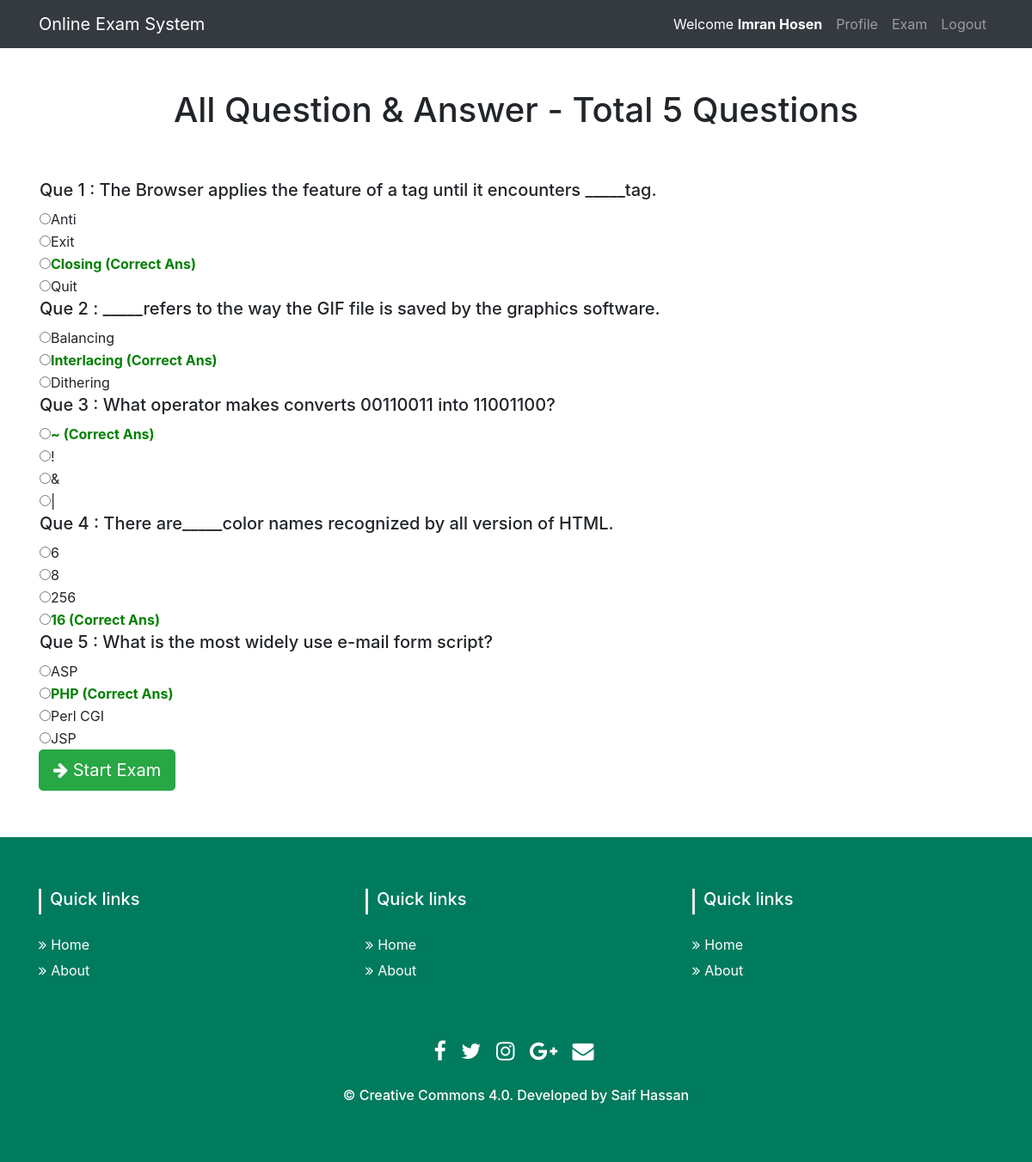
Screenshot of /viewans.php (signed in) with the database file from the repository.
### tables this page shows
CREATE TABLE IF NOT EXISTS `tbl_ques` (
  `id` int(11) NOT NULL AUTO_INCREMENT,
  `quesNo` int(11) NOT NULL,
  `ques` text NOT NULL,
  PRIMARY KEY (`id`)
);

CREATE TABLE IF NOT EXISTS `tbl_ans` (
  `id` int(11) NOT NULL AUTO_INCREMENT,
  `quesNo` int(11) NOT NULL,
  `rightAns` int(11) NOT NULL DEFAULT '0',
  `ans` text NOT NULL,
  PRIMARY KEY (`id`)
);

### lib/Session.php (called while the page is built, shortened)
<?php
class Session{
	 public static function get($key){
	 	if (isset($_SESSION[$key])) {
	 		return $_SESSION[$key];
	 	} else {
	 		return false;
	 	}
	 }
}
?>

### classes/Exam.php (called while the page is built, shortened)
<?php
$filepath = realpath(dirname(__FILE__));
include_once ($filepath.'/../lib/Database.php');
class Exam{
	private $db;
	public function __construct(){
		$this->db = new Database();
	}
 public function getqueData(){
   $query = "SELECT * FROM tbl_ques ORDER BY quesNo ASC";
   $result = $this->db->select($query);
   return $result;
 }
 public function getTotalRows(){
   $query     = "SELECT * FROM tbl_ques";
   $getResult = $this->db->select($query);
   $total     = $getResult->num_rows;
   return $total;
 }
 public function getAnswer($quesnumber){
   $query = "SELECT * FROM tbl_ans WHERE quesNo = '$quesnumber'";
   $result = $this->db->select($query);
   return $result;
 }
}
?>

### lib/Database.php (called while the page is built, shortened)
<?php
Class Database{
	public $host   = DB_HOST;
	public $user   = DB_USER;
	public $pass   = DB_PASS;
	public $dbname = DB_NAME;
	public $link;
	private function connectDB(){
	$this->link = new mysqli($this->host, $this->user, $this->pass, $this->dbname);
 }
	public function select($query){
		$result = $this->link->query($query) or die($this->link->error.__LINE__);
		if($result->num_rows > 0){
			return $result;
		} else {
			return false;
		}
	}
}

### viewans.php (the view, shortened to what this page needs)
<?php include 'inc/header.php'; ?>
<?php
$total    = $exam->getTotalRows();
?>
<div class="container">
        <div class="row">
            <div class="col-lg-12 text-center">
                <h1 class="mt-5">All Question & Answer - Total <?php echo $total; ?> Questions</h1>
                <br/>
                <br/></div>
                <div class="col-lg-12">
                <table>
                    <?php
                    $getQues = $exam->getqueData();
                    if ($getQues) {
                        while ($question = $getQues->fetch_assoc()) {
                            ?>
                            <tr>
                                <td colspan="2">
                                    <h5>Que <?php echo $question['quesNo']." : ".$question['ques']; ?></h5>
                                </td>
                            </tr>
                            <?php
                            $quesnumber = $question['quesNo'];
                            $answer = $exam->getAnswer($quesnumber);
                            if ($answer) {
                                while ($result = $answer->fetch_assoc()) {
                                    ?>
                                    <tr>
                                        <td>
                                            <input type="radio" /><?php
                                            if ($result['rightAns'] == '1') {
                                                echo "<span style='color:green;font-weight: bold;'>".$result['ans']." (Correct Ans)</span>";
                                            }else{
                                                echo $result['ans'];
                                            }
                                            ?>
                                        </td>
                                    </tr>
                                <?php } } ?>
                        <?php } } ?>
                </table>
                <a href="starttest.php" class="btn btn-success btn-lg">
                    <span class="fa fa-arrow-right"></span> Start Exam
                </a>
                <br/>
                <br/>
                </div>
            </div>
        </div>
<?php include 'inc/footer.php'; ?>

### inc/header.php (shortened to what this page needs)
<?php
$filepath = realpath(dirname(__FILE__));
include_once ($filepath.'/../lib/Session.php');
include_once ($filepath.'/../lib/Database.php');
$exam = new Exam();
?>
<!doctype html>
<html>
<head>
	<link href="vendor/bootstrap/css/bootstrap.min.css" rel="stylesheet">
    <link rel="stylesheet" href="css/footer.css">
    <link rel="stylesheet" href="css/main.css">
</head>
<body>
<nav class="navbar navbar-expand-lg navbar-dark bg-dark static-top">
      <div class="container">
        <a class="navbar-brand" href="/exam">Online Exam System</a>
        <div class="collapse navbar-collapse" id="navbarResponsive">
          <ul class="navbar-nav ml-auto">
			<?php
                $login = Session::get("login");
                if ($login == true) {
			?>
			<li class="nav-item active">
              <a class="nav-link" href="#">Welcome
                <span class="sr-only">(current)</span><strong><?php echo Session::get("name"); ?></strong>
              </a>
            </li>
			<li class="nav-item">
              <a class="nav-link" href="profile.php">Profile</a>
            </li>
			<li class="nav-item">
              <a class="nav-link" href="exam.php">Exam</a>
            </li>
			<li class="nav-item">
              <a class="nav-link" href="?action=logout">Logout</a>
            </li>
             <?php } else{ ?>
			<li class="nav-item"><a class="nav-link" href="index.php">Login</a></li>
			<li class="nav-item"><a class="nav-link" href="register.php">Register</a></li>
            <li class="nav-item"><a class="nav-link" href="admin/">Admin</a></li>
			<?php } ?>
		</ul>
        </div>
      </div>
    </nav>

### inc/footer.php (shortened to what this page needs)
</body>
	<section id="footer">
		<div class="container">
			<div class="row text-center text-xs-center text-sm-left text-md-left">
				<div class="col-xs-12 col-sm-4 col-md-4">
					<h5>Quick links</h5>
					<ul class="list-unstyled quick-links">
						<li><a href="javascript:void();"><i class="fa fa-angle-double-right"></i>Home</a></li>
						<li><a href="javascript:void();"><i class="fa fa-angle-double-right"></i>About</a></li>
					</ul>
				</div>
				<div class="col-xs-12 col-sm-4 col-md-4">
					<h5>Quick links</h5>
					<ul class="list-unstyled quick-links">
						<li><a href="javascript:void();"><i class="fa fa-angle-double-right"></i>Home</a></li>
						<li><a href="javascript:void();"><i class="fa fa-angle-double-right"></i>About</a></li>
					</ul>
				</div>
				<div class="col-xs-12 col-sm-4 col-md-4">
					<h5>Quick links</h5>
					<ul class="list-unstyled quick-links">
						<li><a href="javascript:void();"><i class="fa fa-angle-double-right"></i>Home</a></li>
						<li><a href="javascript:void();"><i class="fa fa-angle-double-right"></i>About</a></li>
					</ul>
				</div>
			</div>
			<div class="row">
				<div class="col-xs-12 col-sm-12 col-md-12 mt-2 mt-sm-5">
					<ul class="list-unstyled list-inline social text-center">
						<li class="list-inline-item"><a href="javascript:void();"><i class="fa fa-facebook"></i></a></li>
						<li class="list-inline-item"><a href="javascript:void();"><i class="fa fa-twitter"></i></a></li>
						<li class="list-inline-item"><a href="javascript:void();"><i class="fa fa-instagram"></i></a></li>
						<li class="list-inline-item"><a href="javascript:void();"><i class="fa fa-google-plus"></i></a></li>
						<li class="list-inline-item"><a href="javascript:void();" target="_blank"><i class="fa fa-envelope"></i></a></li>
					</ul>
				</div>
			</div>
			<div class="row">
				<div class="col-xs-12 col-sm-12 col-md-12 mt-2 mt-sm-2 text-center text-white">
                    <p class="h6">&copy <a href="https://creativecommons.org/licenses/by/4.0/">Creative Commons 4.0</a>. Developed by <a href="https://facebook.com/saiftheboss7">Saif Hassan</a></p>
				</div>
			</div>
		</div>
	</section>

### css/footer.css (style rules this page uses)
section { padding: 60px 0; margin-top:30px; }
#footer { background: #007b5e !important; }
#footer h5 { padding-left: 10px; border-left: 3px solid #eeeeee; padding-bottom: 6px; margin-bottom: 20px; color:#ffffff; }
#footer a { color: #ffffff; text-decoration: none !important; background-color: transparent; -webkit-text-decoration-skip: objects; }
#footer ul.social li { padding: 3px 0; }
#footer ul.social li a i { margin-right: 5px; font-size:25px; -webkit-transition: .5s all ease; -moz-transition: .5s all ease; transition: .5s all ease; }
#footer ul.social li a, #footer ul.quick-links li a { color:#ffffff; }
#footer ul.quick-links li { padding: 3px 0; -webkit-transition: .5s all ease; -moz-transition: .5s all ease; transition: .5s all ease; }
#footer ul.quick-links li a i { margin-right: 5px; }

### rows the page displays
tbl_ques: quesNo "1", ques "The Browser applies the feature of a tag until it encounters _____tag."
tbl_ans: ans "Anti"
tbl_ans: ans "Exit"
tbl_ans: ans "Closing"
tbl_ans: ans "Quit"
tbl_ques: quesNo "2", ques "_____refers to the way the GIF file is saved by the graphics software."
tbl_ans: ans "Balancing"
tbl_ans: ans "Interlacing"
tbl_ans: ans "Dithering"
tbl_ques: quesNo "3", ques "What operator makes converts 00110011 into 11001100?"
tbl_ans: ans "~"
tbl_ans: ans "!"
tbl_ans: ans "&"
tbl_ans: ans "|"
tbl_ques: quesNo "4", ques "There are_____color names recognized by all version of HTML."
tbl_ans: ans "6"
tbl_ans: ans "8"
tbl_ans: ans "256"
tbl_ans: ans "16"
tbl_ques: quesNo "5", ques "What is the most widely use e-mail form script?"
tbl_ans: ans "ASP"
tbl_ans: ans "PHP"
tbl_ans: ans "Perl CGI"
tbl_ans: ans "JSP"

### other values shown
Session::get("name") "Imran Hosen"
$total "5"
